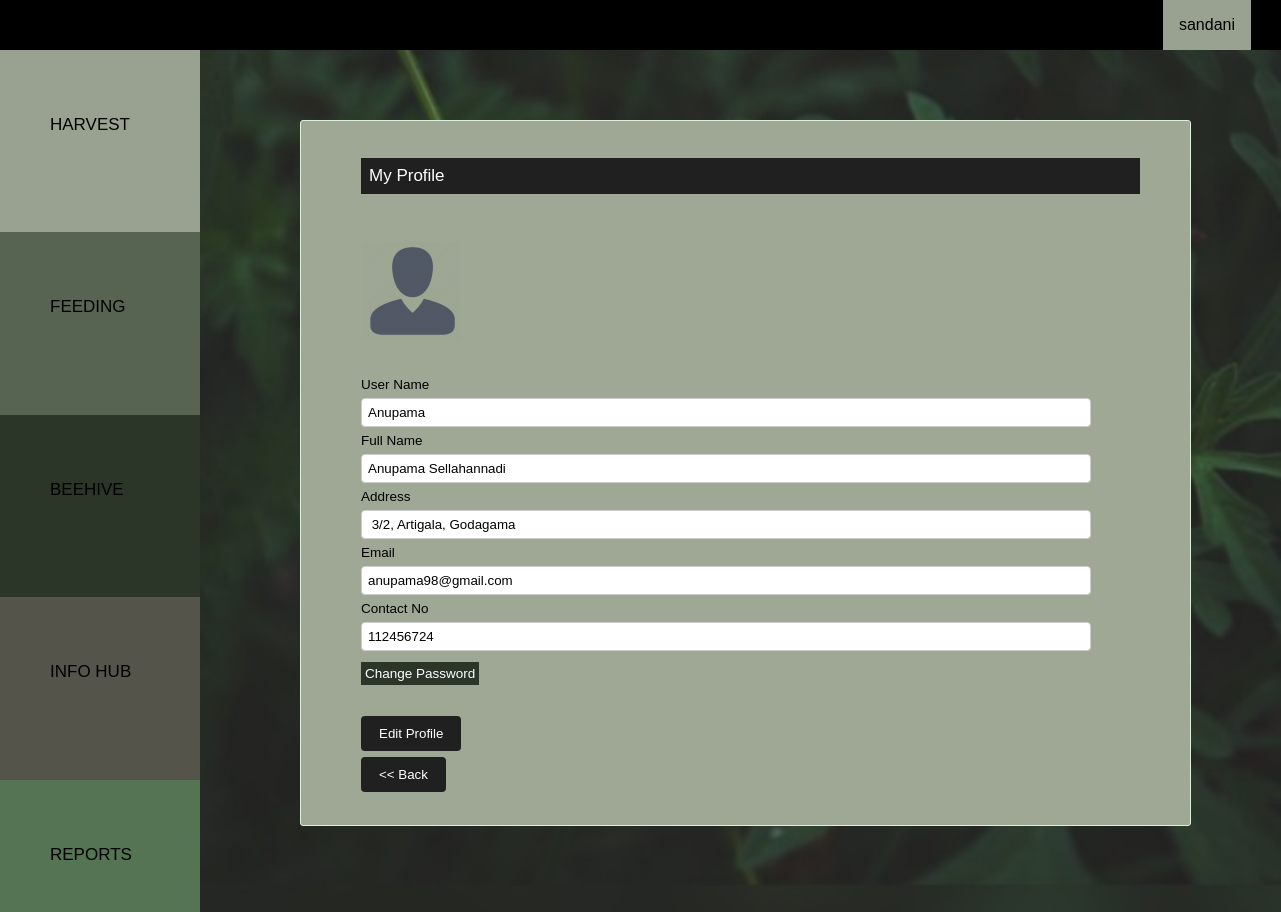
The app's page /src/php/bk_profile.php (signed in) with its own data.
### tables this page shows
CREATE TABLE `beekeeper` (
  `userID` int(20) NOT NULL,
  `userName` varchar(50) NOT NULL,
  `fullName` varchar(50) NOT NULL,
  `userAddress` varchar(100) NOT NULL,
  `userEmail` varchar(50) NOT NULL,
  `userTele` int(20) NOT NULL,
  `userPassword` varchar(20) NOT NULL,
  `div_id` int(11) NOT NULL,
  `is_deleted` tinyint(1) NOT NULL DEFAULT 0
);

### src/php/bk_profile.php (the view, shortened to what this page needs)
<html>
    <head>
      <link rel="stylesheet" type="text/CSS" href="../../public/css/bk_style.css">
      <link rel="stylesheet" type="text/CSS" href="../../public/css/bk_catstyle.css">
    </head>
  <body  >
        <?php include('bk_navbar.php');
        include('bk_sidenavbar.php');
?>
<div class="main">
    <div class="bhivecontainer">
    <p >My Profile</p>
    <br/><br/>
    <img src="  ../../public/img/14.png" >
    <br/>
<?php
$sql1 = "SELECT userName,fullName,userAddress,userEmail,userTele FROM beekeeper WHERE userID='".$_SESSION['userid']."'";
mysqli_query($connection, $sql1);
$result1 = mysqli_query($connection,$sql1);
		while($row=mysqli_fetch_assoc($result1)){
        echo '<form  method="post" action="" ><div class="row" >';
        echo '<div class="col1">';
        echo 'User Name </div><div class="col2">';
        echo "<input type = 'text' name='userName' required value ='".$row['userName']."'>";
        echo '<span class="error"><?= $userName_error?></span>';
        echo "</div>";
        echo "</div>";
        echo '<div class="row" >';
        echo '<div class="col1">';
        echo 'Full Name </div><div class="col2" ><input type = "text" name="fullName" required value ="'.$row['fullName'].'" >';
        echo "</div>";
        echo "</div>";
        echo '<div class="row" >';
        echo '<div class="col1">';
        echo 'Address </div><div class="col2"><input type = "text" name="userAddress" required value ="'.$row['userAddress'].'" >';
        echo "</div>";
        echo "</div>";
        echo '<div class="row" >';
        echo '<div class="col1">';
        echo 'Email </div><div class="col2"><input type = "text"" name="userEmail" required value ="'.$row['userEmail'].'" >';
        echo "</div>";
        echo "</div>";
        echo '<div class="row" >';
        echo '<div class="col1">';
        echo 'Contact No</div><div class="col2"><input type = "text" name="userTele" required value ="'.$row['userTele'].'" >';
        echo "</div>";
        echo "</div>";
        echo "<br/>";
        echo "<td style='border-style:hidden; border-left:1px solid black'><a href ='bk_updatepassword.php' style='background-color: #2b3528; color: white; text-decoration: none; padding:4px'> Change Password </a> </td>";
        echo "<br/>";
        echo "<br/>";
        echo '<div class="row"><div class="c1" style="width: 910px"><input type="submit" value="Edit Profile" name="update" ></div></form>';
        }?>
<form  action="bk_harvest.php" method="post" >
        <div class="c2" style="width: 90px">
        <input type="submit" value="<< Back" name="back" >
        </div>
        </div>
    </div>
<br />
<br />
  </body>
</html>

### public/css/bk_style.css (style rules this page uses)
body { margin: 0; font-family: Arial, Helvetica, sans-serif; }
a { text-decoration:none; }
.bhivecontainer { background-color: #9fa895; padding: 20px 50px 20px 60px; border: 1px solid rgb(222, 240, 219); border-radius: 3px; font-size: 13.5px; }
.bhivecontainer p { font-size: 17px; color: white; text-align: left; padding: 8px; background-color:#202020; }
.error { color: #800000; font-family: "Times New Roman", Times, serif; font-size: 14px; padding: 8px; }
.col1 { float: left; width: 270px; margin-top: 6px; }
.col2 { float: left; width: 730px; margin-top: 6px; }
.c1 { float: left; width: 815px; margin-top: 6px; }
.c2 { float: left; width: 185px; margin-top: 6px; }
.row:after { content: ""; display: table; clear: both; }
input[type=submit] { background-color: #202020; color: white; padding: 10px 18px; border: none; border-radius: 4px; cursor: pointer; float: left; }
input[type=text],select, textarea { width: 100%; padding: 6px; border: 1px solid #ccc; border-radius: 4px; resize: vertical; }

### public/css/bk_catstyle.css (style rules this page uses)
body { margin: 0; font-family: Arial; background-position: center; background-repeat: no-repeat; background-size: cover; background-attachment: fixed; background-image: url(../img/21.png); }
.main { margin-left: 300px; margin-right: 90px; margin-bottom: 50px; margin-top: 120px; }
* { box-sizing: border-box; }

### records on screen
beekeeper: userName "Anupama", fullName "Anupama Sellahannadi", userAddress "3/2, Artigala, Godagama", userEmail "anupama98@gmail.com", userTele "112456724"

### other values on screen
$_SESSION['username'] "sandani"
